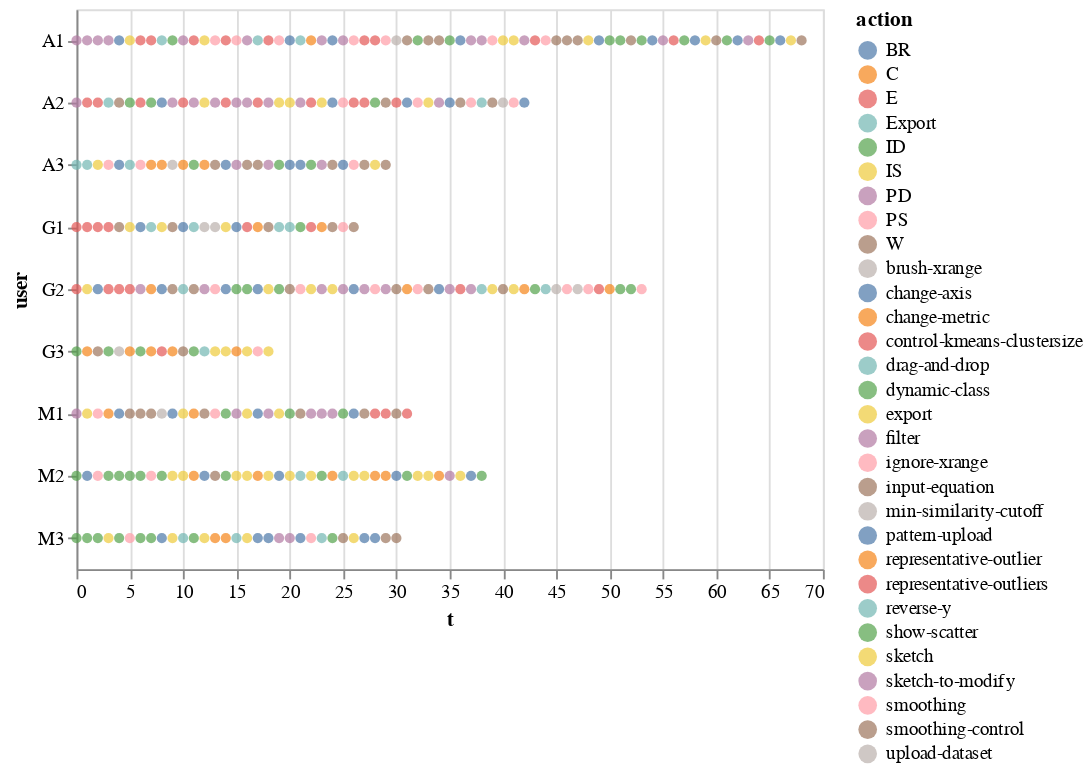

Source (notebook cell):
### Code cell
alt.Chart(df).mark_circle().encode(        
    color='action',
    y="user",
    x='t'
)

### Figure 1 — Vega-Lite specification as saved in the notebook (floating-point values rounded to 4 significant figures; data arrays with more than 128 entries replaced by an {"elided": "..."} marker saying what was removed)
{"$schema": "https://vega.github.io/schema/vega-lite/v2.6.0.json", "config": {"view": {"height": 300, "width": 400}}, "data": {"name": "data-5f0b975fd68c2413145a3949f0691b16"}, "datasets": {"data-5f0b975fd68c2413145a3949f0691b16": {"elided": "344 records"}}, "encoding": {"color": {"field": "action", "type": "nominal"}, "x": {"field": "t", "type": "quantitative"}, "y": {"field": "user", "type": "nominal"}}, "mark": "circle"}
